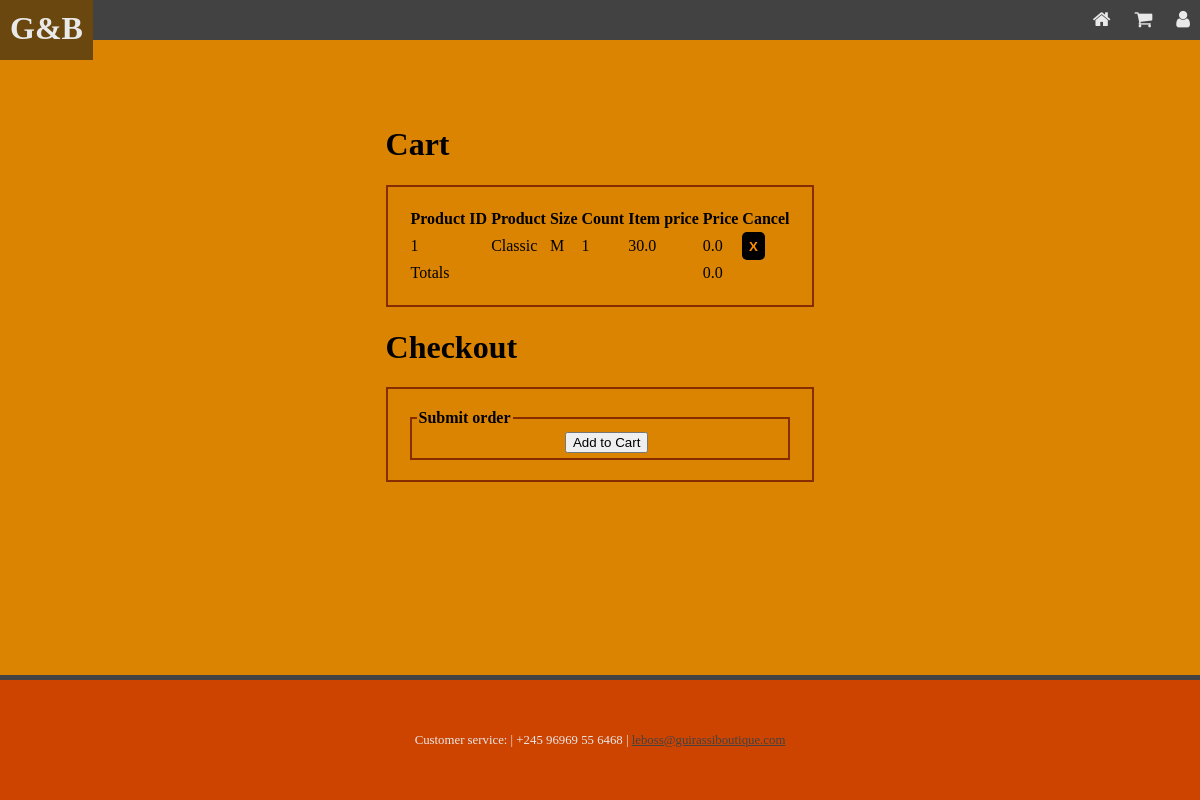
Page /cart (signed in) on the committed database.
### tables this page shows
CREATE TABLE orders (
                                order_id INTEGER,
                                user_id INTEGER,
                                prod_id INTEGER,
                                quantity INTEGER,
                                size TEXT,
                                purchased BIT,
                                total REAL,
                                PRIMARY KEY(order_id),
                                FOREIGN KEY (user_id) REFERENCES users (user_id),
                                FOREIGN KEY (prod_id) REFERENCES products (prod_id)
                            );

CREATE TABLE products (
                                prod_id INTEGER,
                                name TEXT NOT NULL,
                                price REAL NOT NULL,
                                file_name TEXT,
                                description text,
                                PRIMARY KEY (prod_id)
                            );

### app.py (the view)
@app.route("/cart", methods=["GET", "POST"])
def cart():
    LoggedIn = False
    conn = get_db()
    total = 0
    if session.get("username", None) != None:
        LoggedIn = True
    products = get_orders_by_userid(conn, session["userid"])
    for product in products:
        total += float(product["total"])
    if request.method == "POST":
        buy(conn, session["userid"])
        return redirect(url_for("index"))
    return render_template("cart.html", title="Cart", username=session.get("username", None), role=session.get("role", None), LoggedIn = LoggedIn, products = products, total = total)

### app.py (called while the page is built)
def get_db():
    db = getattr(g, '_database', None)
    if db is None:
        db = g._database = sqlite3.connect(DATABASE)
    return db

@app.teardown_appcontext
def close_connection(exception):
    db = getattr(g, '_database', None)
    if db is not None:
        db.close()

### setup_db.py (called while the page is built)
def get_orders_by_userid(conn, user_id):
    cur = conn.cursor()
    cur.execute("SELECT O.order_id, O.prod_id, O.quantity, O.size, O.total, P.name, P.price FROM orders as O, products as P WHERE O.user_id = {} AND purchased = 0 AND O.prod_id = P.prod_id".format(user_id))
    orders = []
    for row in cur:
        (order_id, prod_id, quantity, size, total, name, price) = row
        orders.append({
            "order_id": order_id,
            "prod_id": prod_id,
            "quantity": quantity,
            "size": size,
            "name": name,
            "price": price,
            "total": total
        })
    print(orders)
    return orders

### templates/cart.html
{% extends "base.html" %}
{% block content %}
    <main class="cart">
        <div>
            <h1>Cart</h1>
            <div class="cart-element framed">
                <div>
                    <table class="cart-table">
                        <thead>
                            <th>Product ID</th>
                            <th>Product</th>
                            <th>Size</th>
                            <th>Count</th>
                            <th>Item price</th>
                            <th>Price</th>
                            <th class="table-end">Cancel</th>
                        </thead>
                        <tbody>
                            {% for product in products %}
                                <tr>
                                    <td> {{ product.prod_id }} </td>
                                    <td> {{ product.name }} </td>
                                    <td> {{ product.size }} </td>
                                    <td> {{ product.quantity }} </td>
                                    <td> {{ product.price }} </td>
                                    <td> {{ product.total }} </td>
                                    <td class="table-end">
                                        <form action="{{url_for('remove', order_id = product.order_id)}}" method="POST">
                                            <button name="remove" type="submit">X</button>
                                        </form>
                                    </td>
                                </tr>
                            {% endfor %}
                            <tr>
                                <td colspan="5">Totals</td>
                                <td>{{ total }}</td>
                                <td class="table-end">
                                </td>
                            </tr>
                        </tbody>
                    </table>
                </div>
            </div>
            <h1>Checkout</h1>
            <div class="cart-element framed">
                <div>
                    <form method="POST" action="/cart">
                        <fieldset class="framed flexbox space_between">
                                <legend>Submit order</legend>
                                <input type="submit" value="Add to Cart">
                        </fieldset>
                    </form>
                </div>
            </div>
        </div>
    </main>
{% endblock content %}

### static/style.css (style rules this page uses)
html { position: relative; min-height: 100%; }
body { margin: 0; height: 100%; padding: 0px; display:flex; flex-direction: column; align-content: space-between; background-color: #db8402; }
main { display: flex; flex-direction: row-reverse; justify-content: center; margin-top: 100px; }
main>* { margin: 5px; }
.flexbox { display: flex; flex-wrap: wrap; justify-content: center; align-content: center; }
.framed { border: 2px solid #862d00; padding: 5px; height: auto; }
.flexbox.space_between { justify-content: space-evenly; }
main.cart { margin-bottom: 150px; }
.cart-element { margin-bottom: 10px; }
.cart-element>div { padding:15px; }
legend { font-weight: bold; }
input, select { margin-left: 1em; }
button { font-weight: bold; background-color: #000000; color: #ff9100; border-style: none; padding:0.5em; border-radius: 5px; cursor: pointer; }

### rows in the picture
orders: prod_id "1", name "Classic", size "M", quantity "1", price "30.0", total "0.0"

### other values in the picture
{{ total }} "0.0"
